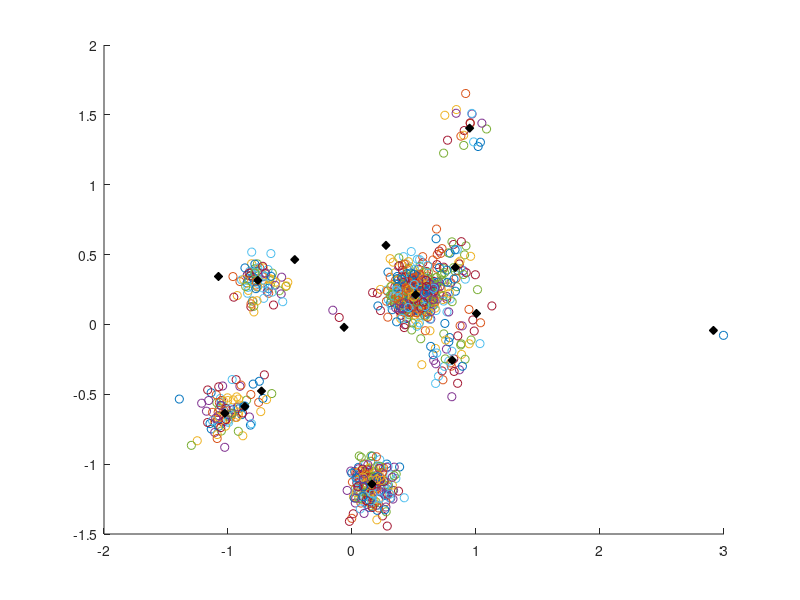

The MATLAB script that drew this image:

%% Intialization
clc
clear all
N=1000;
Alpha=2;
D=2;
Mu0=zeros(1,D);  % Prior mean for cluster Mu
Sig0=1*eye(D);   % Prior covariance matrix for cluster Mu
Sig=0.010*eye(D);    % Prior covariance matrix for data point
Bet=[];
Pi=[];
Mu={};
X=[];
k=0;

%% Dirichlet Process Mixture Model

for n=1:N
    U=rand(1);
    Prev=k;
    I=1;
    if ((sum(Pi))<U)
    while (sum(Pi))<U
        if k~=0
            B=betarnd(1,Alpha,1);
            Pi(Prev+I)=B*prod(1-Bet);
            Bet(Prev+I)=B;
        else
            B=betarnd(1,Alpha,1);
            Pi(Prev+I)=B;
            Bet(Prev+I)=B;
        end
        k=length(Pi);
        I=I+1;
    end
    Curr=length(Pi);
    
    for j=(Prev+1):Curr
        Mu{j}=mvnrnd(Mu0,Sig0,1);
    end
    Z=mvnrnd(Mu{Curr},Sig,1);
    
    else 
       for j=1:length(Pi)
           if sum(Pi(1:j))>U
               MuP=Mu{j};
               break;
           end
       end
       
        Z=mvnrnd(MuP,Sig,1);
    end
    
    scatter(Z(1),Z(2))
    hold on

end
    
for j=1:length(Pi)
    scatter(Mu{j}(1),Mu{j}(2),'filled','d','MarkerEdgeColor',[0 0 0],'MarkerFaceColor',[0 0 0])
    hold on
end
    
    
    
    
            
            
            